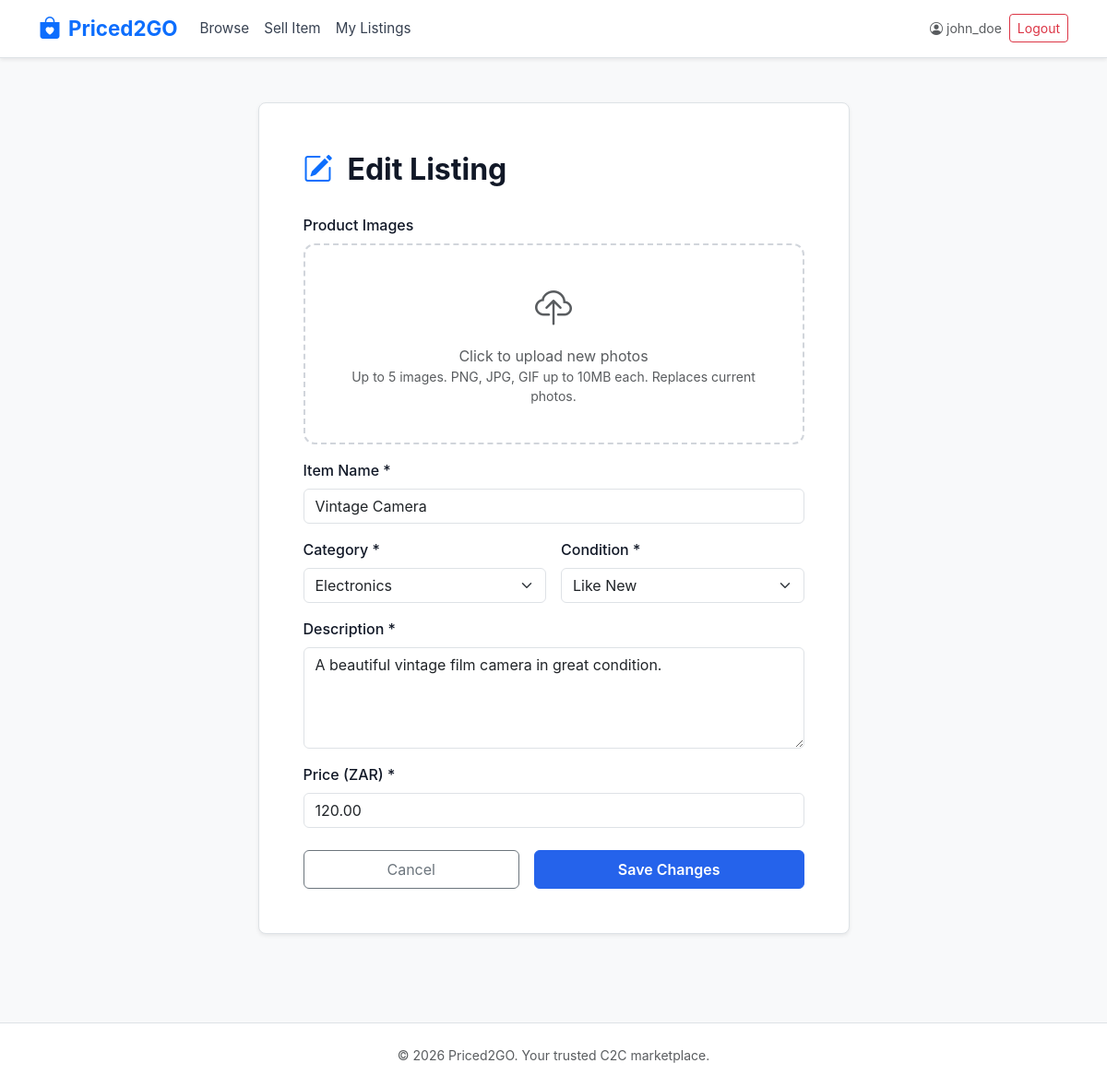
/edit_listing.php?id=1 (signed in), run on the app's committed database.
### tables this page shows
CREATE TABLE IF NOT EXISTS listings (
    listing_id   INT AUTO_INCREMENT PRIMARY KEY,
    seller_id    INT NOT NULL,
    title        VARCHAR(200) NOT NULL,
    description  TEXT,
    category     VARCHAR(100),
    listing_type ENUM('fixed','auction') DEFAULT 'fixed',
    price        DECIMAL(10,2),
    start_price  DECIMAL(10,2),
    current_bid  DECIMAL(10,2),
    end_time     DATETIME,
    status       ENUM('active','sold','expired') DEFAULT 'active',
    image_path   VARCHAR(255),
    condition_label VARCHAR(50),
    created_at   DATETIME DEFAULT CURRENT_TIMESTAMP,
    FOREIGN KEY (seller_id) REFERENCES users(user_id) ON DELETE CASCADE
);

### edit_listing.php (the view, shortened to what this page needs)
<?php
require_once 'includes/db.php';
$id = intval($_GET['id'] ?? 0);
$stmt = $pdo->prepare("SELECT * FROM listings WHERE listing_id = ? AND seller_id = ?");
$stmt->execute([$id, $_SESSION['user_id']]);
$l = $stmt->fetch();
$cats = ['Electronics','Musical Instruments','Fashion','Sports','Accessories','Home & Kitchen'];
include 'includes/header.php';
?>
<div class="container py-5">
    <div class="row justify-content-center">
        <div class="col-md-8 col-lg-7">
            <div class="bg-white border rounded-3 p-4 p-md-5 shadow-sm">
                <div class="d-flex align-items-center gap-3 mb-4">
                    <i class="bi bi-pencil-square fs-2 text-primary"></i>
                    <h2 class="fw-bold mb-0">Edit Listing</h2>
                </div>
                <form method="POST" enctype="multipart/form-data">
                    <div class="mb-3">
                        <label class="form-label fw-medium">Product Images</label>
                        <div class="dropzone" id="dropzone" onclick="document.getElementById('imageInput').click()">
                            <i class="bi bi-cloud-upload fs-1 text-muted d-block mb-2"></i>
                            <div class="text-muted">Click to upload new photos</div>
                            <div class="text-muted small">Up to 5 images. PNG, JPG, GIF up to 10MB each. Replaces current photos.</div>
                        </div>
                    </div>
                    <div class="mb-3">
                        <label class="form-label fw-medium">Item Name *</label>
                        <input type="text" name="title" class="form-control"
                               value="<?= htmlspecialchars($l['title'] ?? '') ?>" required>
                    </div>
                    <div class="row g-3 mb-3">
                        <div class="col-6">
                            <label class="form-label fw-medium">Category *</label>
                            <select name="category" class="form-select" required>
                                <?php foreach ($cats as $c): ?>
                                    <option value="<?= $c ?>" <?= (($l['category'] ?? '') === $c) ? 'selected' : '' ?>><?= $c ?></option>
                                <?php endforeach; ?>
                            </select>
                        </div>
                        <div class="col-6">
                            <label class="form-label fw-medium">Condition *</label>
                            <select name="condition" class="form-select" required>
                                <?php foreach (['Like New','Excellent','Good','Fair'] as $cnd): ?>
                                    <option value="<?= $cnd ?>" <?= (($l['condition_label'] ?? '') === $cnd) ? 'selected' : '' ?>><?= $cnd ?></option>
                                <?php endforeach; ?>
                            </select>
                        </div>
                    </div>
                    <div class="mb-3">
                        <label class="form-label fw-medium">Description *</label>
                        <textarea name="description" class="form-control" rows="4" required><?= htmlspecialchars($l['description'] ?? '') ?></textarea>
                    </div>
                    <?php if ($l['listing_type'] === 'fixed'): ?>
                        <div class="mb-3">
                            <label class="form-label fw-medium">Price (ZAR) *</label>
                            <input type="number" name="price" class="form-control"
                                   min="1" step="0.01"
                                   value="<?= htmlspecialchars($l['price'] ?? '') ?>" required>
                        </div>
                    <?php else: ?>
                        <div class="alert alert-light border small text-muted">
                            <i class="bi bi-info-circle me-1"></i>This is an auction listing, so the price and bids can't be edited here.
                        </div>
                    <?php endif; ?>
                    <div class="d-flex gap-3 mt-4">
                        <a href="my_listings.php" class="btn btn-outline-secondary flex-fill py-2">Cancel</a>
                        <button type="submit" class="btn btn-primary flex-fill py-2 fw-semibold">Save Changes</button>
                    </div>
                </form>
            </div>
        </div>
    </div>
</div>
<?php include 'includes/footer.php'; ?>

### css/style.css (style rules this page uses)
:root { --blue-600: #2563eb; --blue-700: #1d4ed8; --green-600: #16a34a; --green-700: #15803d; }
body { font-family: 'Inter', -apple-system, BlinkMacSystemFont, 'Segoe UI', sans-serif; background-color: #f9fafb; color: #111827; }
.btn-primary { background: var(--blue-600); border-color: var(--blue-600); }
.dropzone { border: 2px dashed #d1d5db; border-radius: 0.75rem; padding: 2.5rem; text-align: center; cursor: pointer; transition: border-color 0.15s; }

### data on the page
listings: title "Vintage Camera", category "Electronics", description "A beautiful vintage film camera in great condition.", price "120.00"

### other printed values
$_SESSION['username'] "john_doe"
form field condition "Like New"
